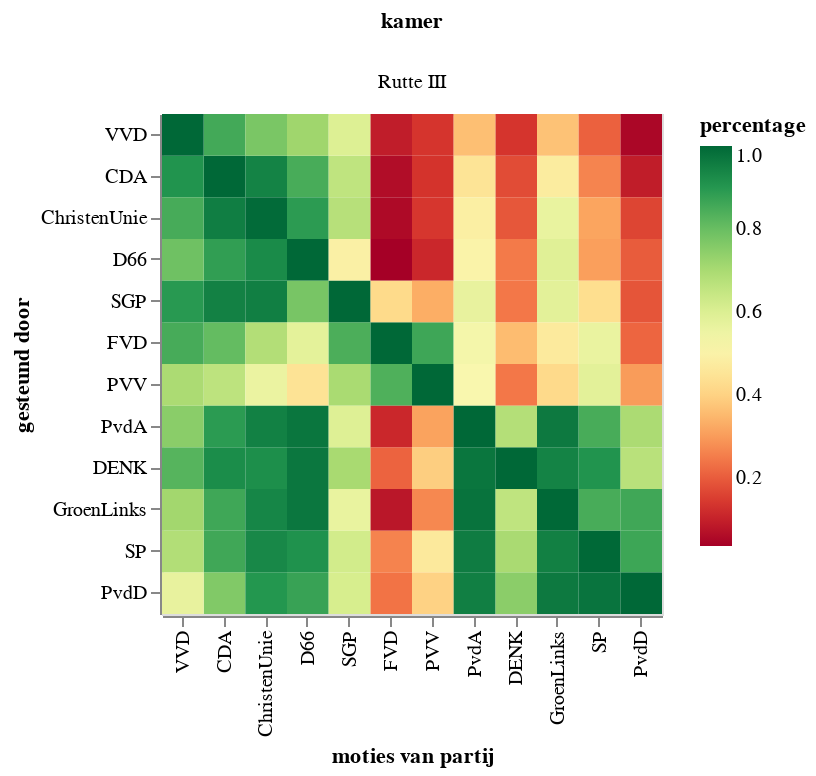

Write notebook code for a chart like this one.
### Code cell
# hide_input
stem_perc = stem_perc[stem_perc['support'].isin(parties)]
stem_perc = stem_perc[stem_perc['partij'].isin(parties)]

chart = alt.Chart(stem_perc,height=250,width=250).mark_rect().encode(
    column = 'kamer',
    x=alt.X('partij:N', sort=list(parties)),
    y=alt.Y('support:N', sort=list(parties)),
    color=alt.Color('percentage', scale=alt.Scale(scheme='redyellowgreen'))
).transform_filter(alt.FieldOneOfPredicate(field='kamer', oneOf=['Rutte III']))#.properties(width=200)
chart.encoding.y.title = 'gesteund door'
chart.encoding.x.title = 'moties van partij'
chart

### Figure 1 — Vega-Lite specification as saved in the notebook (floating-point values rounded to 4 significant figures; data arrays with more than 128 entries replaced by an {"elided": "..."} marker saying what was removed)
{"config": {"view": {"continuousWidth": 400, "continuousHeight": 300}}, "data": {"name": "data-68ac2e5e3e4b9f9c5294d120f80d9c2c"}, "mark": "rect", "encoding": {"color": {"type": "quantitative", "field": "percentage", "scale": {"scheme": "redyellowgreen"}}, "column": {"type": "nominal", "field": "kamer"}, "x": {"type": "nominal", "field": "partij", "sort": ["VVD", "CDA", "ChristenUnie", "D66", "SGP", "FVD", "PVV", "PvdA", "DENK", "GroenLinks", "SP", "PvdD"], "title": "moties van partij"}, "y": {"type": "nominal", "field": "support", "sort": ["VVD", "CDA", "ChristenUnie", "D66", "SGP", "FVD", "PVV", "PvdA", "DENK", "GroenLinks", "SP", "PvdD"], "title": "gesteund door"}}, "height": 250, "transform": [{"filter": {"field": "kamer", "oneOf": ["Rutte III"]}}], "width": 250, "$schema": "https://vega.github.io/schema/vega-lite/v4.8.1.json", "datasets": {"data-68ac2e5e3e4b9f9c5294d120f80d9c2c": {"elided": "444 records"}}}
